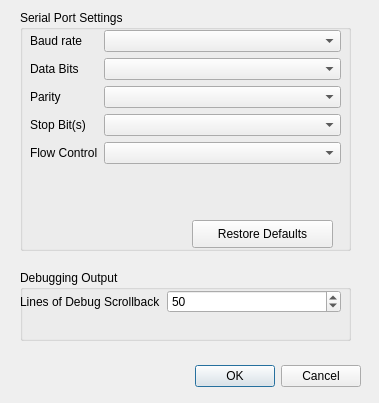
<?xml version="1.0" encoding="UTF-8"?>
<ui version="4.0">
 <class>SettingsDialog</class>
 <widget class="QDialog" name="SettingsDialog">
  <property name="geometry">
   <rect>
    <x>0</x>
    <y>0</y>
    <width>379</width>
    <height>403</height>
   </rect>
  </property>
  <property name="windowTitle">
   <string>Settings</string>
  </property>
  <widget class="QDialogButtonBox" name="buttonBox">
   <property name="geometry">
    <rect>
     <x>20</x>
     <y>360</y>
     <width>341</width>
     <height>32</height>
    </rect>
   </property>
   <property name="orientation">
    <enum>Qt::Horizontal</enum>
   </property>
   <property name="standardButtons">
    <set>QDialogButtonBox::Cancel|QDialogButtonBox::Ok</set>
   </property>
  </widget>
  <widget class="QGroupBox" name="groupBox">
   <property name="geometry">
    <rect>
     <x>20</x>
     <y>10</y>
     <width>331</width>
     <height>241</height>
    </rect>
   </property>
   <property name="title">
    <string>Serial Port Settings</string>
   </property>
   <widget class="QWidget" name="formLayoutWidget">
    <property name="geometry">
     <rect>
      <x>10</x>
      <y>20</y>
      <width>311</width>
      <height>181</height>
     </rect>
    </property>
    <layout class="QFormLayout" name="formLayout">
     <property name="fieldGrowthPolicy">
      <enum>QFormLayout::AllNonFixedFieldsGrow</enum>
     </property>
     <item row="0" column="0">
      <widget class="QLabel" name="baudRateLabel">
       <property name="text">
        <string>Baud rate</string>
       </property>
      </widget>
     </item>
     <item row="0" column="1">
      <widget class="QComboBox" name="cmb_baud"/>
     </item>
     <item row="1" column="0">
      <widget class="QLabel" name="dataBitsLabel">
       <property name="text">
        <string>Data Bits</string>
       </property>
      </widget>
     </item>
     <item row="1" column="1">
      <widget class="QComboBox" name="cmb_dataBits"/>
     </item>
     <item row="2" column="0">
      <widget class="QLabel" name="parityLabel">
       <property name="text">
        <string>Parity</string>
       </property>
      </widget>
     </item>
     <item row="2" column="1">
      <widget class="QComboBox" name="cmb_parity"/>
     </item>
     <item row="3" column="0">
      <widget class="QLabel" name="stopBitSLabel">
       <property name="text">
        <string>Stop Bit(s)</string>
       </property>
      </widget>
     </item>
     <item row="3" column="1">
      <widget class="QComboBox" name="cmb_stop"/>
     </item>
     <item row="4" column="0">
      <widget class="QLabel" name="flowControlLabel">
       <property name="text">
        <string>Flow Control</string>
       </property>
      </widget>
     </item>
     <item row="4" column="1">
      <widget class="QComboBox" name="cmb_flow"/>
     </item>
    </layout>
   </widget>
   <widget class="QPushButton" name="btn_defaults">
    <property name="geometry">
     <rect>
      <x>172</x>
      <y>210</y>
      <width>141</width>
      <height>28</height>
     </rect>
    </property>
    <property name="text">
     <string>Restore Defaults</string>
    </property>
   </widget>
  </widget>
  <widget class="QGroupBox" name="groupBox_2">
   <property name="geometry">
    <rect>
     <x>20</x>
     <y>270</y>
     <width>331</width>
     <height>71</height>
    </rect>
   </property>
   <property name="title">
    <string>Debugging Output</string>
   </property>
   <widget class="QWidget" name="formLayoutWidget_2">
    <property name="geometry">
     <rect>
      <x>0</x>
      <y>20</y>
      <width>321</width>
      <height>31</height>
     </rect>
    </property>
    <layout class="QFormLayout" name="formLayout_2">
     <property name="fieldGrowthPolicy">
      <enum>QFormLayout::AllNonFixedFieldsGrow</enum>
     </property>
     <item row="0" column="0">
      <widget class="QLabel" name="linesOfDebugScrollbackLabel">
       <property name="text">
        <string>Lines of Debug Scrollback</string>
       </property>
      </widget>
     </item>
     <item row="0" column="1">
      <widget class="QSpinBox" name="spn_scrollback">
       <property name="minimum">
        <number>2</number>
       </property>
       <property name="maximum">
        <number>2000</number>
       </property>
       <property name="singleStep">
        <number>10</number>
       </property>
       <property name="value">
        <number>50</number>
       </property>
      </widget>
     </item>
    </layout>
   </widget>
  </widget>
 </widget>
 <tabstops>
  <tabstop>cmb_baud</tabstop>
  <tabstop>cmb_dataBits</tabstop>
  <tabstop>cmb_parity</tabstop>
  <tabstop>cmb_stop</tabstop>
  <tabstop>cmb_flow</tabstop>
  <tabstop>btn_defaults</tabstop>
  <tabstop>spn_scrollback</tabstop>
  <tabstop>buttonBox</tabstop>
 </tabstops>
 <resources/>
 <connections>
  <connection>
   <sender>buttonBox</sender>
   <signal>accepted()</signal>
   <receiver>SettingsDialog</receiver>
   <slot>accept()</slot>
   <hints>
    <hint type="sourcelabel">
     <x>238</x>
     <y>334</y>
    </hint>
    <hint type="destinationlabel">
     <x>157</x>
     <y>274</y>
    </hint>
   </hints>
  </connection>
  <connection>
   <sender>buttonBox</sender>
   <signal>rejected()</signal>
   <receiver>SettingsDialog</receiver>
   <slot>reject()</slot>
   <hints>
    <hint type="sourcelabel">
     <x>306</x>
     <y>340</y>
    </hint>
    <hint type="destinationlabel">
     <x>286</x>
     <y>274</y>
    </hint>
   </hints>
  </connection>
  <connection>
   <sender>buttonBox</sender>
   <signal>accepted()</signal>
   <receiver>SettingsDialog</receiver>
   <slot>accept()</slot>
   <hints>
    <hint type="sourcelabel">
     <x>242</x>
     <y>348</y>
    </hint>
    <hint type="destinationlabel">
     <x>259</x>
     <y>318</y>
    </hint>
   </hints>
  </connection>
 </connections>
</ui>
